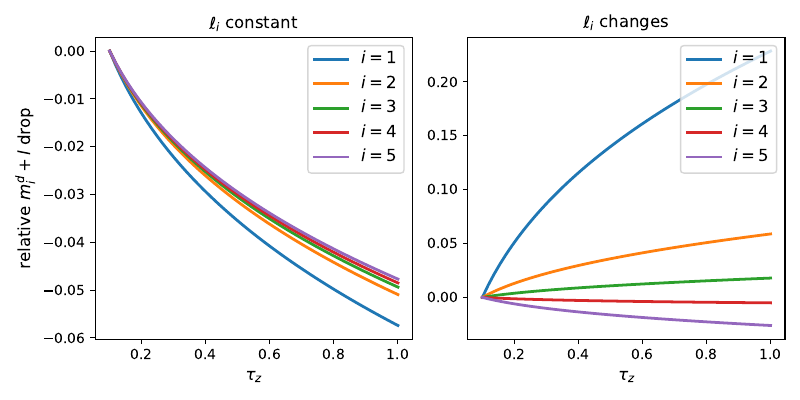

Reproduce this figure in Python.
import numpy as np
import matplotlib.pyplot as plt
import sys
import os
project_root = os.path.dirname(os.path.dirname(os.path.abspath(__file__)))
if project_root not in sys.path:
    sys.path.insert(0, project_root)
from a_inner_solver import solve, phi, t, n, tau_w

tau_w = np.array([0.015, 0.072, 0.115, 0.156, 0.24])
g = 5.0
tau_z_values = np.linspace(0.1, 1.0, 50)

# --- Baseline Equilibrium (tau_z_baseline = 0.1) ---
tau_z_baseline = 0.1
sol_base, res_base, conv_base = solve(tau_w, tau_z_baseline, g)
if not conv_base:
    print("Baseline model did not converge at tau_z = 0.1")

w_base = res_base["w"]
l_base = res_base["l"]
l_agents_base = res_base["l_agents"]

# Baseline disposable income for each household:
# m_base = phi[i] * w_base * (1-tau_w[i]) * (t - l_agents_base[i]) + l_base
income_baseline = np.zeros(n)
for i in range(n):
    income_baseline[i] = phi[i] * w_base * (1 - tau_w[i]) * (t - l_agents_base[i]) + l_base

# Initialize arrays to store new disposable income:
# (1) Holding leisure constant (using baseline leisure)
# (2) Using updated leisure outcomes
income_new_const = np.zeros((n, len(tau_z_values)))
income_new_update = np.zeros((n, len(tau_z_values)))

for j, tau_z in enumerate(tau_z_values):
    sol_new, res_new, conv_new = solve(tau_w, tau_z, g)
    if not conv_new:
        print(f"Model did not converge for tau_z = {tau_z:.2f}; using baseline income.")
        for i in range(n):
            income_new_const[i, j] = income_baseline[i]
            income_new_update[i, j] = income_baseline[i]
    else:
        w_new = res_new["w"]
        l_new = res_new["l"]
        l_agents_new = res_new["l_agents"]
        for i in range(n):
            # (1) Holding leisure constant: use baseline leisure (l_agents_base, l_base)
            income_new_const[i, j] = (phi[i] * w_new * (1 - tau_w[i]) *
                                        (t - l_agents_base[i]) + l_base)
            # (2) Using updated leisure outcomes:
            income_new_update[i, j] = (phi[i] * w_new * (1 - tau_w[i]) *
                                       (t - l_agents_new[i]) + l_new)

# Compute relative drop in disposable income: (m_base - m_new) / m_base.
relative_drop_const = (income_new_const-income_baseline.reshape(-1, 1)) / income_baseline.reshape(-1, 1)
relative_drop_update = (income_new_update-income_baseline.reshape(-1, 1)) / income_baseline.reshape(-1, 1)

# --- Plot side-by-side subplots ---
fig, axes = plt.subplots(1, 2, figsize=(8, 4))
colors = ['tab:blue', 'tab:orange', 'tab:green', 'tab:red', 'tab:purple']

# Left subplot: Leisure Held Constant
ax = axes[0]
for i in range(n):
    ax.plot(tau_z_values, relative_drop_const[i, :],
            color=colors[i], linestyle='-', linewidth=2,
            label=f'$i={i+1}$')
ax.set_xlabel(r'$\tau_z$', fontsize=12)
ax.set_ylabel(r'relative $m^d_i+l$ drop', fontsize=12)
ax.set_title(r'$\ell_i$ constant', fontsize=12)
ax.legend(fontsize=12, loc='upper right')

# Right subplot: Updated Leisure Outcomes
ax = axes[1]
for i in range(n):
    ax.plot(tau_z_values, relative_drop_update[i, :],
            color=colors[i], linestyle='-', linewidth=2,
            label=f'$i=${i+1}')
ax.set_xlabel(r'$\tau_z$', fontsize=12)
ax.set_title('$\ell_i$ changes', fontsize=12)
ax.legend(fontsize=12, loc='upper right')

plt.tight_layout()
plt.savefig("b_dynamics/c_income.pdf")
plt.show()